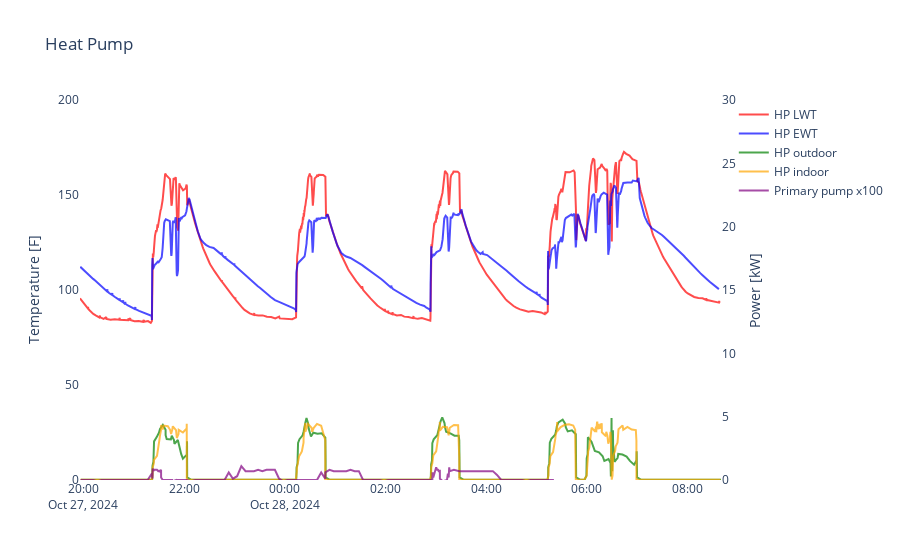

This figure's notebook cell:
### Code cell
# --------------------------------------
# PLOT 1
# --------------------------------------

fig = go.Figure()
fig.update_xaxes(showgrid=False)

fig.update_layout(title='Heat Pump',
                  plot_bgcolor='rgba(0,0,0,0)',
                  paper_bgcolor='rgba(0,0,0,0)')

# Temperature
temp_plot = False
if 'hp-lwt' in selected_plot_keys:
    temp_plot = True
    yf = [to_fahrenheit(x/1000) for x in channels['hp-lwt']['values']]
    fig.add_trace(go.Scatter(x=channels['hp-lwt']['times'], y=yf, 
                             mode='lines', opacity=0.7,
                             line=dict(color='red', dash='solid'),
                             name='HP LWT'))
if 'hp-ewt' in selected_plot_keys:
    temp_plot = True
    yf = [to_fahrenheit(x/1000) for x in channels['hp-ewt']['values']]

    fig.add_trace(go.Scatter(x=channels['hp-ewt']['times'], y=yf, 
                             mode='lines', opacity=0.7,
                             line=dict(color='blue', dash='solid'),
                             name='HP EWT'))

if temp_plot:
    if 'hp-odu-pwr' in selected_plot_keys or 'hp-idu-pwr' in selected_plot_keys or 'primary-pump-pwr' in selected_plot_keys:
        fig.update_yaxes(range=[0, 200])
    fig.update_layout(yaxis=dict(title='Temperature [F]', showgrid=False, zeroline=False))
    y_axis_power = 'y2'
else:
    y_axis_power = 'y'
    fig.update_layout(yaxis=dict(title='Power [kW]', showgrid=False, zeroline=False))

# Power
power_plot = False
if 'hp-odu-pwr' in selected_plot_keys:
    power_plot = True
    yf = [x/1000 for x in channels['hp-odu-pwr']['values']]
    fig.add_trace(go.Scatter(x=channels['hp-odu-pwr']['times'], y=yf, 
                             mode='lines', opacity=0.7,
                             line=dict(color='green', dash='solid'),
                             name='HP outdoor',
                             yaxis=y_axis_power))

if 'hp-idu-pwr' in selected_plot_keys:
    power_plot = True
    yf = [x/1000 for x in channels['hp-idu-pwr']['values']]
    fig.add_trace(go.Scatter(x=channels['hp-idu-pwr']['times'], y=yf, 
                             mode='lines', opacity=0.7,
                             line=dict(color='orange', dash='solid'),
                             name='HP indoor',
                             yaxis=y_axis_power))
    
if 'primary-pump-pwr' in selected_plot_keys:
    power_plot = True
    yf = [x/10 for x in channels['primary-pump-pwr']['values']]
    fig.add_trace(go.Scatter(x=channels['hp-idu-pwr']['times'], y=yf, 
                             mode='lines', opacity=0.7,
                             line=dict(color='purple', dash='solid'),
                             name='Primary pump x100',
                             yaxis=y_axis_power))

if power_plot:
    fig.update_layout(yaxis2=dict(title='Power [kW]', overlaying='y', side='right', showgrid=False, zeroline=False, range=[0, 30]))

fig.show()
fig.write_html("heat_pump_plot.html")

### Figure 1 — Plotly figure (JSON) as saved in the notebook; plotly's stock layout.template omitted (floating-point values rounded to 4 significant figures; data arrays with more than 128 entries replaced by an {"elided": "..."} marker saying what was removed)
{"data": [{"line": {"color": "red", "dash": "solid"}, "mode": "lines", "name": "HP LWT", "opacity": 0.7, "type": "scatter", "x": {"elided": "16419 str values"}, "y": {"elided": "16419 float values"}}, {"line": {"color": "blue", "dash": "solid"}, "mode": "lines", "name": "HP EWT", "opacity": 0.7, "type": "scatter", "x": {"elided": "12602 str values"}, "y": {"elided": "12602 float values"}}, {"line": {"color": "green", "dash": "solid"}, "mode": "lines", "name": "HP outdoor", "opacity": 0.7, "type": "scatter", "x": {"elided": "3409 str values"}, "y": {"elided": "3409 float values"}, "yaxis": "y2"}, {"line": {"color": "orange", "dash": "solid"}, "mode": "lines", "name": "HP indoor", "opacity": 0.7, "type": "scatter", "x": {"elided": "3685 str values"}, "y": {"elided": "3685 float values"}, "yaxis": "y2"}, {"line": {"color": "purple", "dash": "solid"}, "mode": "lines", "name": "Primary pump x100", "opacity": 0.7, "type": "scatter", "x": {"elided": "3685 str values"}, "y": {"elided": "2125 float values"}, "yaxis": "y2"}], "layout": {"paper_bgcolor": "rgba(0,0,0,0)", "plot_bgcolor": "rgba(0,0,0,0)", "title": {"text": "Heat Pump"}, "xaxis": {"showgrid": false}, "yaxis": {"range": [0, 200], "showgrid": false, "title": {"text": "Temperature [F]"}, "zeroline": false}, "yaxis2": {"overlaying": "y", "range": [0, 30], "showgrid": false, "side": "right", "title": {"text": "Power [kW]"}, "zeroline": false}}}
